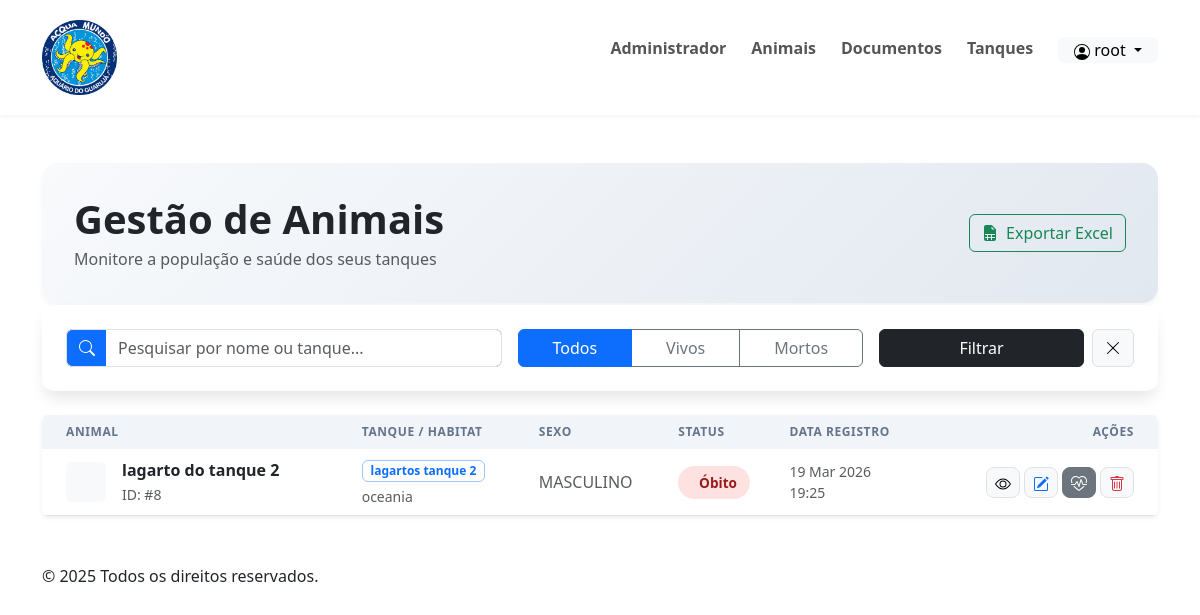
The page /animais/list/animais/4 (signed in) on the database its author committed.
### animais/models.py (models this page shows, shortened)
class AnimaisModels(models.Model):
    GENERO_CHOICES = [
        ('FEMININO','FEMININO'),
        ('MASCULINO','MASCULINO'),
        ('OUTROS','OUTROS'),
    ]
    nome_comum      = models.CharField      (max_length=100, blank=False, null=False)
    habitat_natural = models.CharField      (max_length=200, blank=True)
    tanque          = models.ForeignKey     (TanqueModels, on_delete=models.CASCADE, blank=False, null=False)
    data_criacao    = models.DateTimeField  (auto_now_add=True)
    alimentacao     = models.CharField      (max_length=250, blank=True, null=True)
    observacoes     = models.TextField      (blank=True, null=True)
    obito           = models.BooleanField   (default=False)
    necropsia       = models.TextField      (blank=True, null=True)
    tratamento      = models.TextField      (blank=True, null=True)
    foto            = models.ImageField     (upload_to='fotos_clientes/', blank=True, null=True)
    genero          = models.CharField      (max_length=30,  verbose_name='Sexo', blank=True, choices=GENERO_CHOICES, default='')

class TanqueModels(models.Model):
    TIPO_TANQUE_CHOICES = [
        ('DOCE', 'Água Doce'),
        ('SALGADA', 'Água Salgada'),
        ('SALOBRA', 'Água Salobra'),
        ('TERRESTRE', 'Terrestre'),
        ('AMBOS', 'Aquático & Terrestre'),
    ]
    nome = models.CharField(max_length=125)
    tipo = models.CharField(max_length=10, choices=TIPO_TANQUE_CHOICES)
    volume_litros = models.DecimalField(max_digits=10, decimal_places=2)
    temperatura_min = models.DecimalField(max_digits=5, decimal_places=2, help_text="Temperatura mínima em °C")
    temperatura_max = models.DecimalField(max_digits=5, decimal_places=2, help_text="Temperatura máxima em °C")
    ph_min = models.DecimalField(max_digits=4, decimal_places=2, help_text="pH mínimo")
    ph_max = models.DecimalField(max_digits=4, decimal_places=2, help_text="pH máximo")
    data_criacao = models.DateTimeField(auto_now_add=True)

### animais/views.py (the view, shortened to what this page needs)
class ListAnimaisTanqueEspecifico(LoginRequiredMixin, ListView):
    model = AnimaisModels
    template_name = 'animais/list_animais.html'
    context_object_name = 'animais' # Garante que o template use o nome correto
    def get_queryset(self):
        tanque_id = self.kwargs.get('pk')
        queryset = AnimaisModels.objects.filter(tanque_id=tanque_id)
        busca = self.request.GET.get("q")
        status = self.request.GET.get("status")
        if status == "mortos":
            queryset = queryset.filter(obito=True)
        elif status == "vivos":
            queryset = queryset.filter(obito=False)
        return queryset

### animais/templates/animais/list_animais.html (shortened to what this page needs)
{% extends "partials/base.html" %}
{% block content %}
<div class="container py-5">
    <div class="page-header d-flex flex-column flex-md-row justify-content-between align-items-md-center gap-3">
        <div>
            <h1 class="fw-bold text-dark mb-1">Gestão de Animais</h1>
            <p class="text-muted mb-0">Monitore a população e saúde dos seus tanques</p>
        </div>
        <div class="d-flex gap-2">
            <a href="{% url 'animais:Excel_animais' %}?{{ request.GET.urlencode }}" class="btn btn-outline-success d-flex align-items-center gap-2">
                Exportar Excel
            </a>
        </div>
    </div>
    <div class="search-card mb-4">
        <form method="get" class="row g-3">
            <div class="col-lg-5">
                <div class="input-group bg-primary rounded-3 text-light">
                    <span class="input-group-text bg-transparent border-end-0">
                        <svg xmlns="http://www.w3.org/2000/svg" width="16" height="16" fill="#fff" class="bi bi-search" viewBox="0 0 16 16">
                            <path d="M11.742 10.344a6.5 6.5 0 1 0-1.397 1.398h-.001q.044.06.098.115l3.85 3.85a1 1 0 0 0 1.415-1.414l-3.85-3.85a1 1 0 0 0-.115-.1zM12 6.5a5.5 5.5 0 1 1-11 0 5.5 5.5 0 0 1 11 0"/>
                        </svg>
                    </span>
                    <input type="search" name="q" class="form-control border-start-0"
                           placeholder="Pesquisar por nome ou tanque..." value="{{ request.GET.q|default:'' }}">
                </div>
            </div>
            <div class="col-lg-4">
                <div class="btn-group w-100 filter-group" role="group">
                    <label class="btn btn-outline-secondary" for="todos">Todos</label>
                    <label class="btn btn-outline-secondary" for="vivos">Vivos</label>
                    <label class="btn btn-outline-secondary" for="mortos">Mortos</label>
                </div>
            </div>
            <div class="col-lg-3 d-flex gap-2">
                <button type="submit" class="btn btn-dark w-100">Filtrar</button>
                <a href="{{ request.path }}" class="btn btn-light border d-flex justify-content-center align-items-center" title="Limpar Filtros">
                    <svg xmlns="http://www.w3.org/2000/svg" width="16" height="16" fill="currentColor" class="bi bi-x-lg" viewBox="0 0 16 16">
                        <path d="M2.146 2.854a.5.5 0 1 1 .708-.708L8 7.293l5.146-5.147a.5.5 0 0 1 .708.708L8.707 8l5.147 5.146a.5.5 0 0 1-.708.708L8 8.707l-5.146 5.147a.5.5 0 0 1-.708-.708L7.293 8z"/>
                    </svg>
                </a>
            </div>
        </form>
    </div>
    <div class="card border-0 shadow-sm overflow-hidden">
        <div class="table-responsive">
            <table class="table table-hover animal-table mb-0">
                <thead>
                    <tr>
                        <th class="ps-4">Animal</th>
                        <th>Tanque / Habitat</th>
                        <th>Sexo</th>
                        <th>Status</th>
                        <th>Data Registro</th>
                        <th class="text-end pe-4">Ações</th>
                    </tr>
                </thead>
                <tbody class="border-top-0">
                    {% for animal in object_list %}
                    <tr>
                        <td class="ps-4 align-middle">
                            <div class="d-flex align-items-center">
                                <div class="avatar-sm me-3 bg-light rounded text-primary d-flex align-items-center justify-content-center" style="width: 40px; height: 40px;">
                                </div>
                                <div>
                                    <span class="fw-bold d-block text-dark">{{ animal.nome_comum }}</span>
                                    <small class="text-muted">ID: #{{ animal.id }}</small>
                                </div>
                            </div>
                        </td>
                        <td class="align-middle">
                            <span class="badge bg-soft-primary text-primary border border-primary-subtle">{{ animal.tanque.nome }}</span>
                            <div class="small text-muted mt-1">{{ animal.habitat_natural|default:"Não informado" }}</div>
                        </td>
                        <td class="align-middle text-muted">{{ animal.genero }}</td>
                        <td class="align-middle">
                            {% if not animal.obito %}
                                <span class="status-badge badge-alive">
                                    <span class="spinner-grow spinner-grow-sm" role="status"></span> Ativo
                                </span>
                            {% else %}
                                <span class="status-badge badge-dead">
                                     Óbito
                                </span>
                            {% endif %}
                        </td>
                        <td class="align-middle text-muted small">
                            {{ animal.data_criacao|date:"d M Y" }}<br>
                            {{ animal.data_criacao|date:"H:i" }}
                        </td>
                        <td class="align-middle text-end pe-4">
                            <div class="d-flex justify-content-end gap-1">
                                <a href="{% url 'animais:detail_animais' pk=animal.id %}" class="btn btn-sm btn-light border action-btn" title="Ver Detalhes">
                                </a>
                                {% if user.is_superuser %}
                                <a href="{% url 'animais:update_animais' pk=animal.id %}" class="btn btn-sm btn-light border text-primary action-btn" title="Editar">
                                </a>
                                <button type="button" class="btn btn-sm {% if not animal.obito %}btn-light border text-danger{% else %}btn-secondary{% endif %} action-btn"  data-bs-toggle="" data-bs-target="">
                                </button>
                                <button type="button" class="btn btn-sm btn-light border text-danger action-btn"
                                        data-bs-toggle="modal" data-bs-target="#deleteModal{{animal.id}}">
                                </button>
                                {% endif %}
                            </div>
                        </td>
                    </tr>
                    {% endfor %}
                </tbody>
            </table>
        </div>
    </div>
</div>
{% endblock content %}

### templates/partials/header.html (shortened to what this page needs)
{% load static %}
<header class="header">
    <div class="container">
        <nav class="header__nav">
            <a href="{% url 'home:home' %}" class="header__logo">
                <img src="{% static 'imgs/logo_acqua-removebg-preview.png' %}" alt="" width="75px" height="75px">
            </a>
            <ul class="nav__list">
                {% if user.is_superuser %}
                    <li><a href="/admin/" class="nav__link">Administrador </a></li>
                {% endif %}
                <li><a href="{% url 'animais:list_animais' %}" class="nav__link">Animais</a></li>
                <li><a href="{% url 'documentos:lista_documentos' %}" class="nav__link">Documentos</a></li>
                <li><a href="{% url 'animais:dashboard' %}" class="nav__link">Tanques</a></li>
                <div class="dropdown">
                    <button style="padding: 0px 15px;" class="dropdown-toggle btn btn-light" type="button" data-bs-toggle="dropdown" aria-expanded="false">
                        <span class="nome-user"> {{request.user}} </span>
                    </button>
                </div>
            </ul>
        </nav>
    </div>
</header>

### templates/partials/header.html (style rules this page uses)
.header { background-color: #fff; padding: 20px 0; box-shadow: 0 2px 4px rgba(0, 0, 0, 0.05); }
.header__nav { display: flex; justify-content: space-between; align-items: center; }
.header__logo { font-size: 1.8rem; font-weight: 700; color: #4a4a4a; text-decoration: none; }
.nav__list { list-style: none; display: flex; gap: 25px; }
.nav__link { text-decoration: none; color: #555; font-weight: 600; transition: color 0.3s ease; }

### animais/templates/animais/list_animais.html (style rules this page uses)
:root { --glass-bg: rgba(255, 255, 255, 0.95); --status-alive: #10b981; --status-dead: #ef4444; }
.page-header { background: linear-gradient(135deg, #f8fafc 0%, #e2e8f0 100%); border-radius: 16px; padding: 2rem; margin-bottom: 2rem; box-shadow: 0 4px 6px -1px rgba(0,0,0,0.05); }
.search-card { background: white; border-radius: 12px; padding: 1.5rem; box-shadow: 0 10px 15px -3px rgba(0,0,0,0.1); margin-top: -30px; position: relative; z-index: 10; }
.animal-table thead th { background-color: #f1f5f9; text-transform: uppercase; font-size: 0.75rem; letter-spacing: 0.05em; color: #64748b; border: none; }
.status-badge { padding: 0.4rem 0.8rem; border-radius: 20px; font-size: 0.85rem; font-weight: 600; display: inline-flex; align-items: center; gap: 0.5rem; }
.badge-dead { background: #fee2e2; color: #991b1b; }
.action-btn { transition: all 0.2s; border-radius: 8px; }
.filter-group .btn-check:checked + .btn { background-color: var(--bs-primary); color: white; border-color: var(--bs-primary); }

### rows shown on the page
AnimaisModels: nome_comum "lagarto do tanque 2", id "8", tanque.nome "lagartos tanque 2", habitat_natural "oceania", genero "MASCULINO", obito "Óbito", data_criacao "19 Mar 2026", data_criacao "19:25"

### other values the page prints
{{ request.user }} "root"
